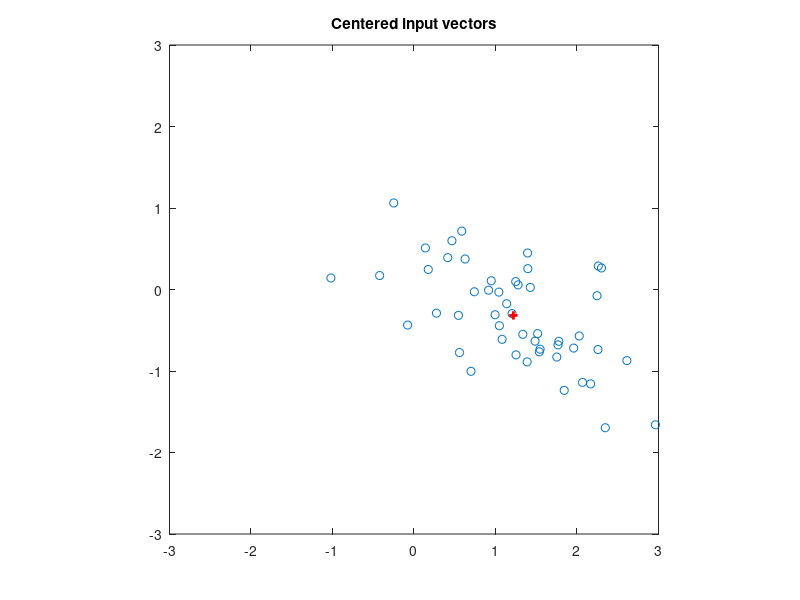
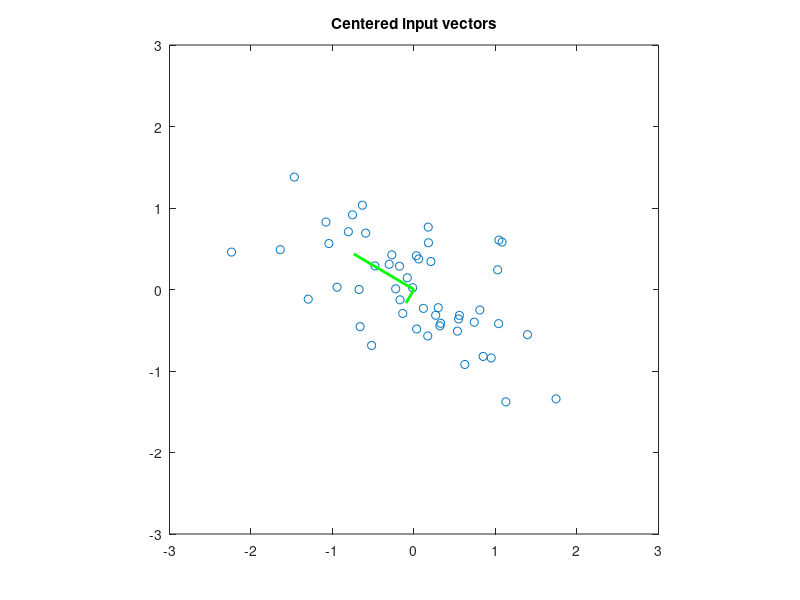
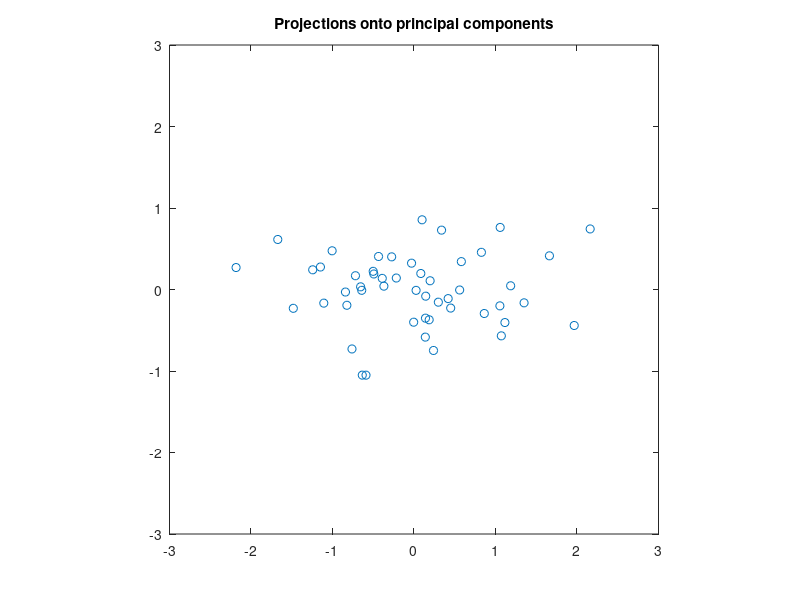
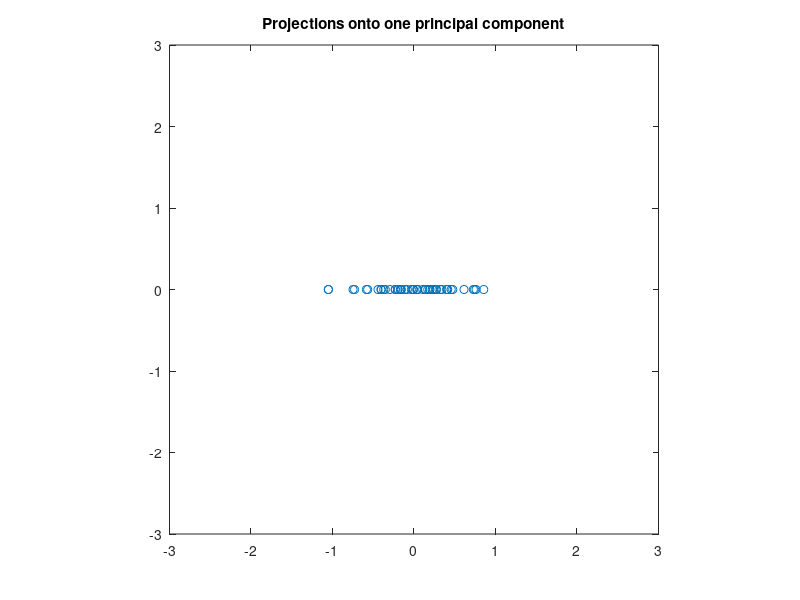

The MATLAB script that drew these images, in order: (Note: this script raises an error after producing the figures.)
% Start of script
%-------------------------------------------------------------------------%
close all;                   	% close all figures
clearvars; clearvars -global;	% clear all variables
clc;                         	% clear the command terminal
format shortG;                 	% pick the most compact numeric display
format compact;                	% suppress excess blank lines


% PCA
%-------------------------------------------------------------------------%
randn('state',0);

% Make sample data
N = 50;
x_in(:,1) = randn(N,1) + 1;
x_in(:,2) = 0.5*randn(N,1) + 0.5;
% x_in(:,3) = randn(N,1) + 1;
% x_in(:,4) = 0.5*randn(N,1) + 1;
theta = -0.707;
R = [ cos(theta) sin(theta);
    -sin(theta) cos(theta)];
x_in = x_in*R;

% mean of input vectors
mu_x = mean(x_in);

% subtract off mean
x_bar = x_in - repmat(mu_x,N,1);

% Covariance of input vectors
C_x = cov(x_bar);
disp('Covariance of input');
disp(C_x);

% Get eigenvalues and eigenvectors of Cx
% Produces V,D such that Cx*V = V*D.
% So the eigenvectors are the columns of V.
[V,D] = eig(C_x);

e1 = V(:,1);
disp('Eigenvector e1:'), disp(e1);
e2= V(:,2);
disp('Eigenvector e2:'), disp(e2);
d1 = D(1,1);
disp('Eigenvalue d1:'), disp(d1);
d2 = D(2,2);
disp('Eigenvalue d2:'), disp(d2);

% Verify eigenvalues and eigenvectors
disp('C_x*e1 = '), disp(C_x*e1);
disp('d1*e1 = '), disp(d1*e1);
disp('C_x*e2 = '), disp(C_x*e2);
disp('d2*e2 = '), disp(d2*e2);

figure
plot(x_in(:,1), x_in(:,2), 'o');
hold on;
plot( mu_x(1), mu_x(2), '+r', 'LineWidth', 2);
hold off;
title('Centered input vectors');
axis equal
axis([-3.0 3.0 -3.0 3.0]);

% Draw eigenvectors
figure
plot(x_bar(:,1), x_bar(:,2), 'o');
hold on;
line([0 d1*e1(1)], [0 d1*e1(2)], 'Color', 'g', 'LineWidth', 2);
line([0 d2*e2(1)], [0 d2*e2(2)], 'Color', 'g', 'LineWidth', 2);
hold off;
title('Centered input vectors');
axis equal
axis([-3.0 3.0 -3.0 3.0]);


% Project input data onto principal components
%-------------------------------------------------------------------------%
y = [e2'; e1']*x_bar';

figure
plot(y(1,:),y(2,:), 'o');
title('Projections onto principal components');
axis equal
axis([-3.0 3.0 -3.0 3.0]);

% Project input data using only one principal
%-------------------------------------------------------------------------%
% component
y1 = [e1']*x_bar';
sigma_x = std(y1);

figure
plot(y1(1,:),zeros(1,length(y1)), 'o');
title('Projections onto one principal component');
axis equal
axis([-3.0 3.0 -3.0 3.0]);

% Project input data using only one principal
% component
y2 = [e2']*x_bar';
sigma_x = std(y2);

figure
plot(y2(1,:),zeros(1,length(y2)), 'o');
title('Projections onto one principal component');
axis equal
axis([-3.0 3.0 -3.0 3.0]);

% clean-up
%-------------------------------------------------------------------------%
dock_all_figures

% save_all_figs_OPTION('pca','png')